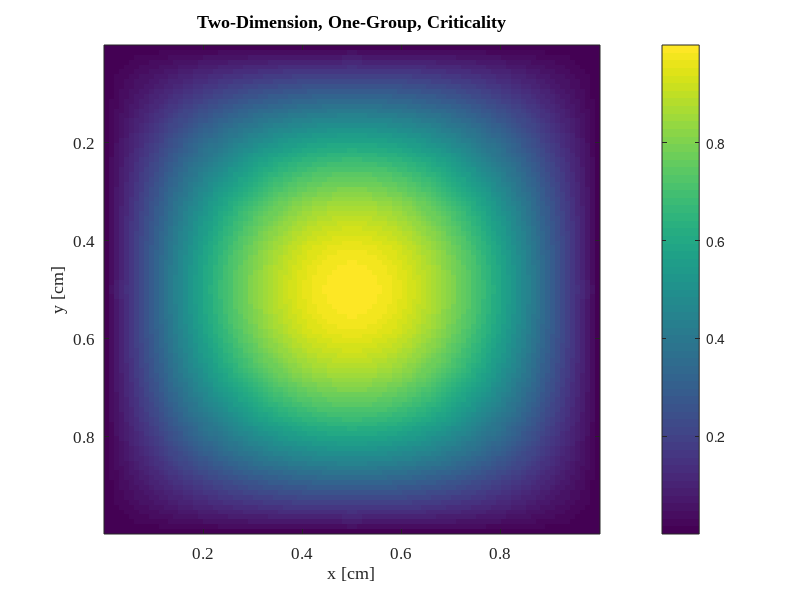

Reproduce this figure in MATLAB.
clear
close all

Lx = 1;
Ly = 1;
ntest = 100;

qfixed = 1;
sigma_r = 1;
nusigma_f = 2;

fun = @(x,y)(sin((pi/Lx)*x).*sin((pi/Ly)*y));

dx = Lx/ntest;
dy = Ly/ntest;

x = 0.5*dx:dx:Lx;
y = 0.5*dy:dy:Ly;

[X,Y]=meshgrid(x,y);

val = fun(X,Y);

figure
imagesc(x,y,val);
view([0,90])
colormap(viridis)
colorbar
xlabel('x [cm]')
ylabel('y [cm]')
title('Two-Dimension, One-Group, Criticality')

set(gca,'FontName','Times New Roman','FontSize',12);
print('../figs/2d1g.eps','-depsc2');
% close(gcf)